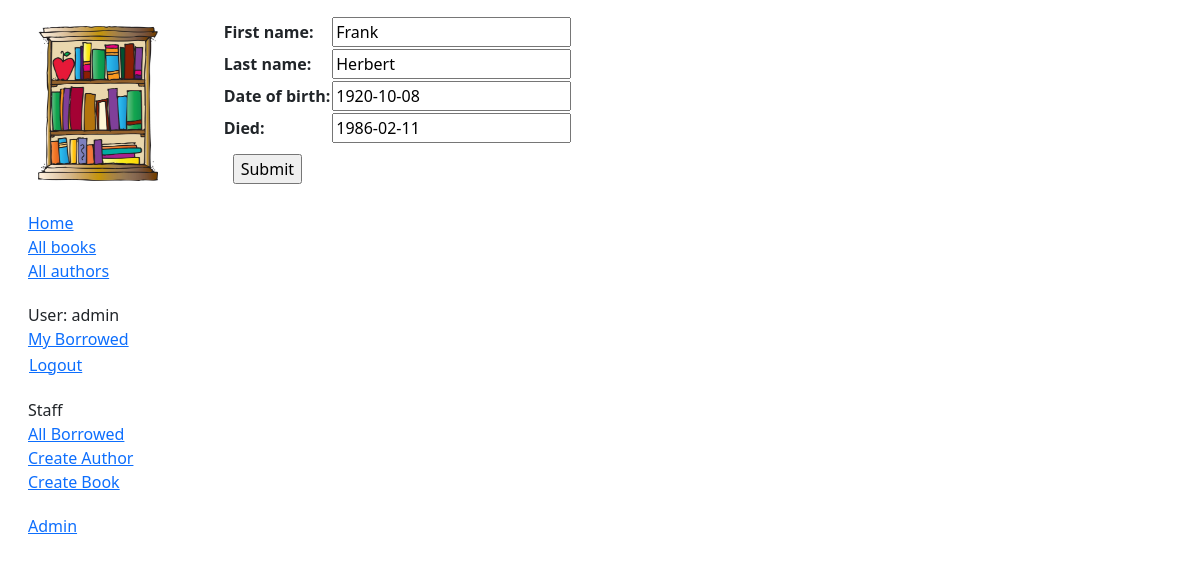
The page /catalog/author/2/update/ (signed in) on the database its author committed.
### catalog/models.py (models this page shows, shortened)
class Author(models.Model):
    first_name = models.CharField(max_length=100)
    last_name = models.CharField(max_length=100)
    date_of_birth = models.DateField(null=True, blank=True)
    date_of_death = models.DateField('died', null=True, blank=True)
    class Meta:
        ordering = ['last_name', 'first_name']

### catalog/views.py (the view)
# urls.py: path('author/<int:pk>/update/', views.AuthorUpdate.as_view(), name='author-update'),
class AuthorUpdate(PermissionRequiredMixin, UpdateView):
    model = Author
    fields = '__all__'
    permission_required = 'catalog.change_author'

### catalog/templates/catalog/author_form.html (shortened to what this page needs)
{% extends "base_generic.html" %}
{% block content %}
<form action="" method="post">
  <table>
    {{ form.as_table }}
  </table>
  <input style="margin: 10px;" type="submit" value="Submit" />
</form>
{% endblock %}

### catalog/templates/base_generic.html (shortened to what this page needs)
<!DOCTYPE html>
<html lang="en">
  <head>
    <link
      href="https://cdn.jsdelivr.net/npm/bootstrap@5.3.3/dist/css/bootstrap.min.css"
      rel="stylesheet"
    />
    {% load static %}
    <link rel="stylesheet" href="{% static 'css/styles.css' %}" />
  </head>
  <body>
    <div class="container-fluid">
      <div class="row p-3">
        <div class="col-sm-2">
          {% block sidebar %}
          <img
            src="{% static 'images/bookshelf_image.jpg' %}"
            alt="Puppy Picture"
            style="width: 140px; height: 175px; padding: 10px"
          />
          <ul class="sidebar-nav">
            <li>
              <a class="link-opacity-50-hover" href="{% url 'index' %}">Home</a>
            </li>
            <li>
              <a class="link-opacity-50-hover" href="{% url 'books' %}"
                >All books</a
              >
            </li>
            <li>
              <a class="link-opacity-50-hover" href="{% url 'authors' %}"
                >All authors</a
              >
            </li>
          </ul>
          <ul class="sidebar-nav">
            {% if user.is_authenticated %}
            <li>User: {{ user.get_username }}</li>
            <li>
              <a class="link-opacity-50-hover" href="{% url 'my-borrowed' %}"
                >My Borrowed</a
              >
            </li>
            <form
                id="logout-form"
                method="post"
                action="{% url 'logout' %}">
                <button type="submit" class="btn btn-link">Logout</button>
              </form>
            {% endif %}
          </ul>
          {% if user.is_staff %}
          <ul class="sidebar-nav">
            <li>Staff</li>
            <li>
              <a class="link-opacity-50-hover" href="{% url 'all-borrowed' %}"
                >All Borrowed</a
              >
            </li>
            {% if perms.catalog.add_author %}
            <li>
              <a class="link-opacity-50-hover" href="{% url 'author-create' %}"
                >Create Author</a
              >
            </li>
            {% endif %} {% if perms.catalog.add_book %}
            <li>
              <a class="link-opacity-50-hover" href="{% url 'book-create' %}"
                >Create Book</a
              >
            </li>
            {% endif %}
          </ul>
          {% endif %}
          <ul class="sidebar-nav">
            <li>
              <a class="link-opacity-50-hover" href="{% url 'admin:index' %}"
                >Admin</a
              >
            </li>
          </ul>
        {% endblock %}
        </div>
        <div class="col-auto">
          {% block content %} {% endblock %}
        </div>
      </div>
    </div>
  </body>
</html>

### catalog/static/css/styles.css (style rules this page uses)
.sidebar-nav { margin-top: 20px; padding: 0; list-style: none; }
#logout-form { display: inline; }
#logout-form button { padding: 0; margin: 0; }

### rows shown on the page
Author: first_name "Frank", last_name "Herbert", date_of_birth "1920-10-08", date_of_death "1986-02-11"

### other values the page prints
{{ user.get_username }} "admin"
